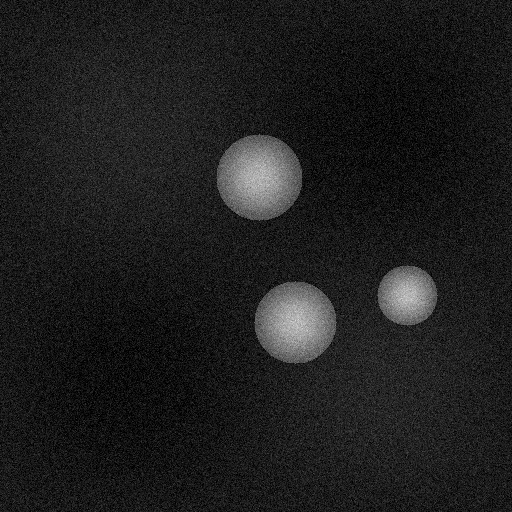
#> input picture synthetic_data/train/images/sample_0000.png, 512 x 512 px
$ python -i quality_assessment.py   (imports and definitions only)   (older library calls are emulated)
#> lines starting #> are read from the running program, lines starting #| are printed output that depends on the picture; after the words box and inside, x2 and y2 are one past the last pixel; in counts of white or black regions, pixels touching at a corner belong together
#> further down, picture is the input picture: shape (512, 512, 3); min 0, max 220, mean 30.3
"""
Image Quality Assessment Module

This module provides comprehensive quality assessment metrics for organoid microscopy images,
including technical quality measures and biological relevance indicators.
"""

import logging
import numpy as np
from typing import Dict, List, Tuple, Optional, Union
from dataclasses import dataclass
import cv2
from skimage import (
    filters, measure, morphology, feature, exposure,
    segmentation, restoration
)
from scipy import ndimage, stats
from sklearn.cluster import KMeans

logger = logging.getLogger(__name__)


@dataclass
class QualityMetrics:
    """Container for image quality assessment results."""
    overall_score: float  # 0-100 scale
    technical_metrics: Dict[str, float]
    biological_metrics: Dict[str, float]
    recommendations: List[str]
    quality_issues: List[str]


class ImageQualityAssessment:
    """
    Comprehensive image quality assessment for organoid microscopy images.

    Evaluates both technical quality (focus, noise, contrast) and biological
    relevance (organoid presence, structure quality) of images.
    """

    def __init__(self):
        """Initialize the quality assessment system."""
        self.quality_thresholds = {
            'min_contrast': 0.1,
            'min_sharpness': 0.02,
            'max_noise_level': 0.3,
            'min_snr': 3.0,
            'min_organoid_area_ratio': 0.01,
            'max_saturation_ratio': 0.05
        }

    def assess_quality(self, image: np.ndarray,
                      metadata: Optional[Dict] = None) -> QualityMetrics:
        """
        Perform comprehensive quality assessment of an image.

        Args:
            image: Input image array
            metadata: Optional metadata about the image

        Returns:
            QualityMetrics with assessment results
        """
        if image is None or image.size == 0:
            raise ValueError("Input image is None or empty")

        logger.info("Starting image quality assessment")

        # Calculate technical metrics
        technical_metrics = self._assess_technical_quality(image)

        # Calculate biological metrics
        biological_metrics = self._assess_biological_quality(image)

        # Generate overall score
        overall_score = self._calculate_overall_score(technical_metrics, biological_metrics)

        # Generate recommendations and identify issues
        recommendations = self._generate_recommendations(technical_metrics, biological_metrics)
        quality_issues = self._identify_quality_issues(technical_metrics, biological_metrics)

        result = QualityMetrics(
            overall_score=overall_score,
            technical_metrics=technical_metrics,
            biological_metrics=biological_metrics,
            recommendations=recommendations,
            quality_issues=quality_issues
        )

        logger.info(f"Quality assessment completed. Overall score: {overall_score:.1f}/100")
        return result

    def _assess_technical_quality(self, image: np.ndarray) -> Dict[str, float]:
        """Assess technical image quality parameters."""
        metrics = {}

        # Convert to grayscale if needed
        if len(image.shape) == 3:
            gray = cv2.cvtColor(image.astype(np.uint8), cv2.COLOR_RGB2GRAY)
            gray = gray.astype(np.float64) / 255.0
        else:
            gray = image.astype(np.float64)
            if gray.max() > 1.0:
                gray = gray / gray.max()

        # Sharpness (focus quality)
        metrics['sharpness'] = self._calculate_sharpness(gray)

        # Contrast
        metrics['contrast'] = self._calculate_contrast(gray)

        # Signal-to-noise ratio
        metrics['snr'] = self._calculate_snr(gray)

        # Noise level estimation
        metrics['noise_level'] = self._estimate_noise_level(gray)

        # Brightness and exposure
        metrics['brightness'] = np.mean(gray)
        metrics['exposure_quality'] = self._assess_exposure(gray)

        # Saturation (for color images)
        if len(image.shape) == 3:
            metrics['saturation_ratio'] = self._calculate_saturation_ratio(image)
        else:
            metrics['saturation_ratio'] = 0.0

        # Blur detection
        metrics['blur_score'] = self._detect_blur(gray)

        # Uniformity of illumination
        metrics['illumination_uniformity'] = self._assess_illumination_uniformity(gray)

        return metrics

    def _assess_biological_quality(self, image: np.ndarray) -> Dict[str, float]:
        """Assess biological relevance and organoid-specific quality."""
        metrics = {}

        # Convert to grayscale if needed
        if len(image.shape) == 3:
            gray = cv2.cvtColor(image.astype(np.uint8), cv2.COLOR_RGB2GRAY)
            gray = gray.astype(np.float64) / 255.0
        else:
            gray = image.astype(np.float64)
            if gray.max() > 1.0:
                gray = gray / gray.max()

        # Organoid detection and coverage
        organoid_mask = self._detect_potential_organoids(gray)
        metrics['organoid_coverage'] = np.sum(organoid_mask) / organoid_mask.size

        # Structure quality
        metrics['structure_clarity'] = self._assess_structure_clarity(gray)

        # Edge definition quality
        metrics['edge_definition'] = self._assess_edge_definition(gray)

        # Texture richness (indicates cellular detail)
        metrics['texture_richness'] = self._calculate_texture_richness(gray)

        # Background uniformity
        metrics['background_quality'] = self._assess_background_quality(gray, organoid_mask)

        # Organoid shape quality
        if np.sum(organoid_mask) > 0:
            metrics['shape_quality'] = self._assess_organoid_shapes(organoid_mask)
        else:
            metrics['shape_quality'] = 0.0

        return metrics

    def _calculate_sharpness(self, image: np.ndarray) -> float:
        """Calculate image sharpness using Laplacian variance."""
        laplacian = cv2.Laplacian(image, cv2.CV_64F)
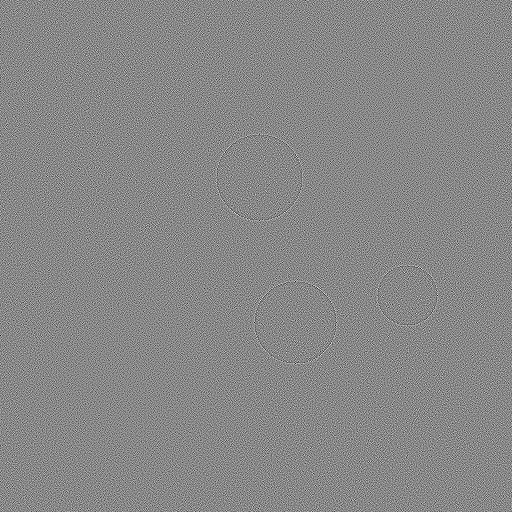
#> laplacian: shape (512, 512) float64; min -1.18, max 1.04, mean 2.09e-07; drawn with min black and max white
        sharpness = laplacian.var()
#> sharpness = 0.0475
        return float(sharpness)

    def _calculate_contrast(self, image: np.ndarray) -> float:
        """Calculate RMS contrast."""
        mean_intensity = np.mean(image)
#> mean_intensity = 0.119
        contrast = np.sqrt(np.mean((image - mean_intensity) ** 2))
#> contrast = 0.106
        return float(contrast)

    def _calculate_snr(self, image: np.ndarray) -> float:
        """Estimate signal-to-noise ratio."""
        # Use Otsu's method to separate signal from background
        threshold = filters.threshold_otsu(image)
#> threshold = 0.295
        signal_mask = image > threshold
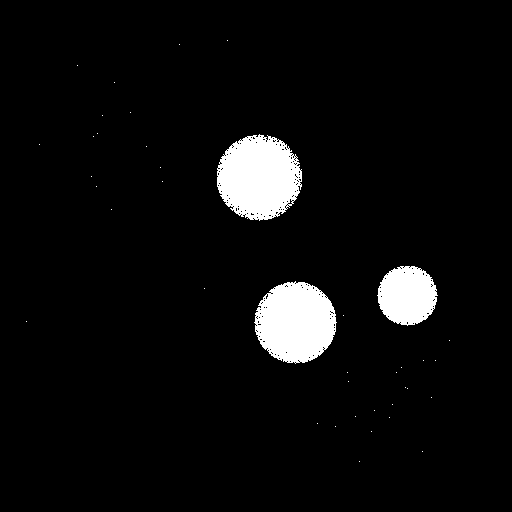
#> signal_mask: shape (512, 512) bool; 5.1% white; 40 white regions (37 under 20 px), largest, box (x1, y1, x2, y2) and area: (217, 134, 302, 221) 5490, (254, 281, 337, 364) 5123, (377, 266, 438, 326) 2747
        background_mask = ~signal_mask

        if np.sum(signal_mask) == 0 or np.sum(background_mask) == 0:
            return 1.0

        signal_mean = np.mean(image[signal_mask])
#> signal_mean = 0.495
        noise_std = np.std(image[background_mask])
#> noise_std = 0.0546

        if noise_std > 0:
            snr = signal_mean / noise_std
#> snr = 9.07
        else:
            snr = float('inf')

        return float(snr)

    def _estimate_noise_level(self, image: np.ndarray) -> float:
        """Estimate noise level using robust statistics."""
        # Use median absolute deviation for robust noise estimation
        median_filtered = ndimage.median_filter(image, size=3)
        noise = np.abs(image - median_filtered)
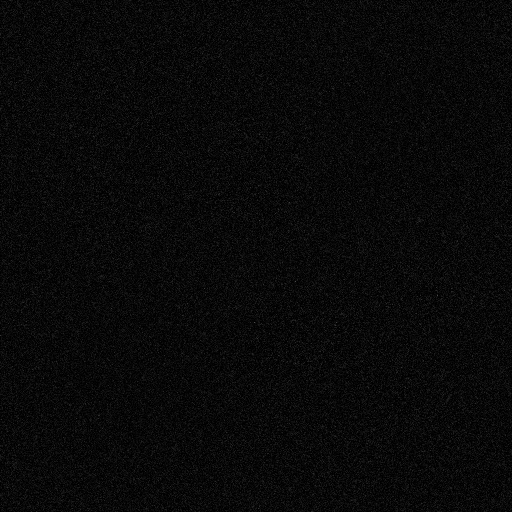
#> noise: shape (512, 512) float64; min 0, max 0.302, mean 0.0354
        noise_level = np.median(noise) * 1.4826  # Scale factor for normal distribution
#> noise_level = 0.0407
        return float(noise_level)

    def _assess_exposure(self, image: np.ndarray) -> float:
        """Assess exposure quality (0=poor, 1=good)."""
        hist, _ = np.histogram(image, bins=256, range=(0, 1))
#> hist = 256 values, max 10912 at index 0, min 0 at index 209, mean 1024

        # Check for clipping
        underexposed = hist[0] / image.size  # Pixels at 0
#> underexposed = 0.0416
        overexposed = hist[-1] / image.size  # Pixels at 1
#> overexposed = 0

        # Good exposure should have minimal clipping and good distribution
        clipping_penalty = (underexposed + overexposed) * 2
#> clipping_penalty = 0.0833

        # Check distribution spread
        mean_intensity = np.mean(image)
#> mean_intensity = 0.119
        std_intensity = np.std(image)
#> std_intensity = 0.106

        # Optimal exposure: mean around 0.3-0.7, good std
        exposure_score = 1.0 - clipping_penalty
#> exposure_score = 0.917

        if mean_intensity < 0.1 or mean_intensity > 0.9:
            exposure_score *= 0.5  # Penalty for extreme brightness

        if std_intensity < 0.1:
            exposure_score *= 0.7  # Penalty for low contrast

        return max(0.0, float(exposure_score))

    def _calculate_saturation_ratio(self, image: np.ndarray) -> float:
        """Calculate ratio of saturated pixels in color image."""
        if len(image.shape) != 3:
            return 0.0

        # Check for saturation in any channel
        saturated = np.any(image >= 0.95 * image.max(), axis=2)
#> saturated: shape (512, 512) bool; 0% white in thin lines or dots, all inside (x1, y1, x2, y2) = (291, 298, 412, 331)
        saturation_ratio = np.sum(saturated) / image.size
#> saturation_ratio = 8.9e-06

        return float(saturation_ratio)

    def _detect_blur(self, image: np.ndarray) -> float:
        """Detect blur using gradient magnitude."""
        # Calculate gradient
        grad_x = cv2.Sobel(image, cv2.CV_64F, 1, 0, ksize=3)
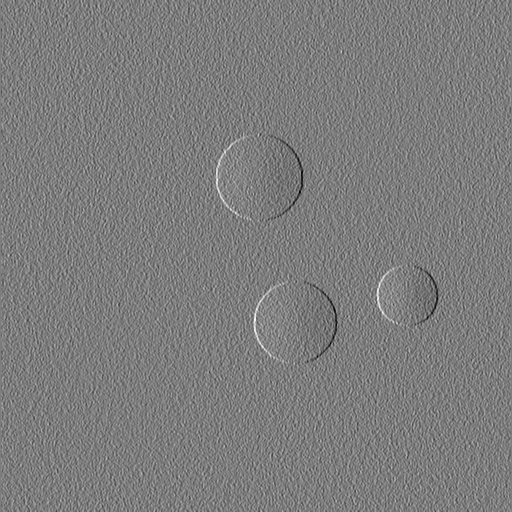
#> grad_x: shape (512, 512) float64; min -1.32, max 1.37, mean -5.09e-07; drawn with min black and max white
        grad_y = cv2.Sobel(image, cv2.CV_64F, 0, 1, ksize=3)
        gradient_magnitude = np.sqrt(grad_x**2 + grad_y**2)
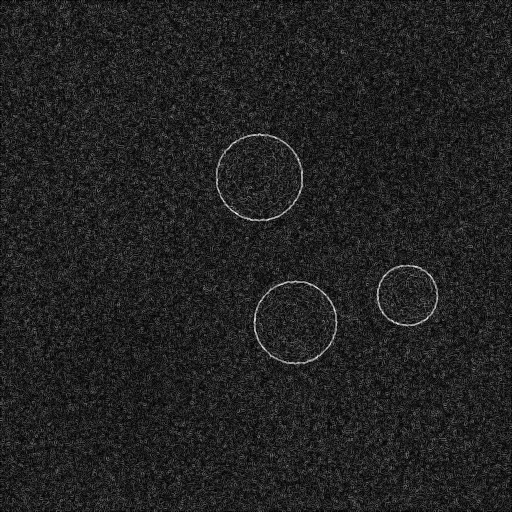
#> gradient_magnitude: shape (512, 512) float64; min 0, max 1.6, mean 0.215; drawn with min black and max white

        # Blur score based on gradient magnitude distribution
        blur_score = np.mean(gradient_magnitude)
#> blur_score = 0.215
        return float(blur_score)

    def _assess_illumination_uniformity(self, image: np.ndarray) -> float:
        """Assess uniformity of illumination across the image."""
        # Divide image into regions and check intensity variation
        h, w = image.shape
        regions = []

        for i in range(0, h, h//4):
            for j in range(0, w, w//4):
                region = image[i:i+h//4, j:j+w//4]
                if region.size > 0:
                    regions.append(np.mean(region))
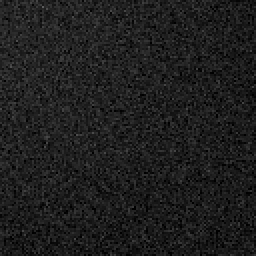
#> region: shape (128, 128) float64 (shown 2 times larger); min 0, max 0.369, mean 0.118
#> after the loop, regions = [0.118, 0.117, 0.0801, 0.0789, 0.119, 0.178, 0.155, 0.079, 0.0792, 0.0789, 0.243, 0.181, 0.0799, 0.0798, 0.119, 0.118]

        if len(regions) == 0:
            return 1.0

        # Uniformity based on coefficient of variation
        mean_intensity = np.mean(regions)
#> mean_intensity = 0.119
        std_intensity = np.std(regions)
#> std_intensity = 0.0468

        if mean_intensity > 0:
            cv = std_intensity / mean_intensity
#> cv = 0.393
            uniformity = max(0.0, 1.0 - cv)
#> uniformity = 0.607
#> in assess_quality, `technical_metrics = self._assess_technical_quality(image)`: technical_metrics = 9 items
        else:
            uniformity = 0.0

        return float(uniformity)

    def _detect_potential_organoids(self, image: np.ndarray) -> np.ndarray:
        """Simple organoid detection for quality assessment."""
        # Apply Gaussian filter to reduce noise
        filtered = filters.gaussian(image, sigma=1.0)

        # Use multi-level Otsu thresholding
        thresholds = filters.threshold_multiotsu(filtered, classes=3)
#> thresholds = [0.1, 0.31]

        # Take middle threshold level (organoids are typically mid-intensity)
        organoid_mask = (filtered > thresholds[0]) & (filtered < thresholds[1])
#> organoid_mask: shape (512, 512) bool; 44.5% white; 1302 white regions (1106 under 20 px), largest, box (x1, y1, x2, y2) and area: (0, 0, 331, 286) 53202, (230, 227, 512, 512) 47754, (0, 478, 57, 512) 637

        # Remove small objects
        organoid_mask = morphology.remove_small_objects(organoid_mask, min_size=100)
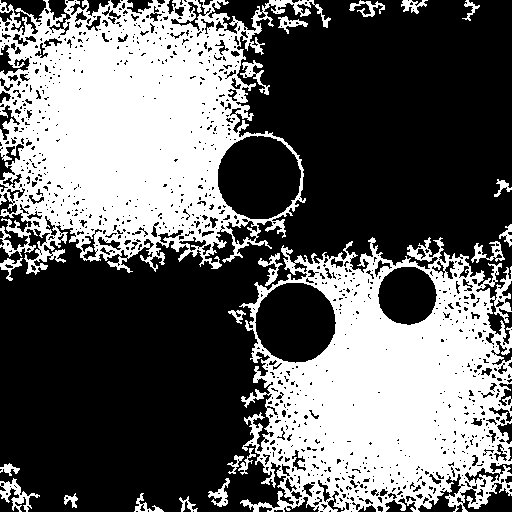
#> organoid_mask: shape (512, 512) bool; 39.3% white; 21 white regions, largest, box (x1, y1, x2, y2) and area: (0, 0, 331, 275) 52385, (239, 237, 512, 512) 47094, (0, 478, 40, 512) 475

        # Fill holes
        organoid_mask = ndimage.binary_fill_holes(organoid_mask)
#> organoid_mask: shape (512, 512) bool; 48.2% white; 21 white regions, largest, box (x1, y1, x2, y2) and area: (0, 0, 331, 275) 63368, (239, 237, 512, 512) 59356, (0, 478, 40, 512) 492

        return organoid_mask

    def _assess_structure_clarity(self, image: np.ndarray) -> float:
        """Assess clarity of cellular structures."""
        # Use local binary patterns for texture analysis
        try:
            lbp = feature.local_binary_pattern(image, P=8, R=1, method='uniform')
#> (the rest of the program and of its run is left out)
